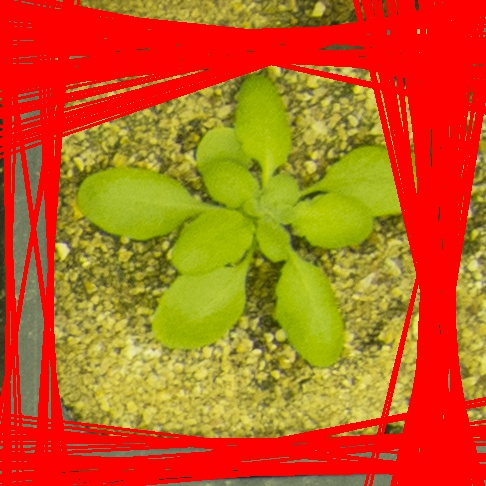
#> input picture scripts/houghlines3.jpg, 486 x 486 px
$ python shapes.py --image houghlines3.jpg
#> lines starting #> are read from the running program, lines starting #| are printed output that depends on the picture
import cv2
import numpy as np
from matplotlib import pyplot as plt
import argparse

# get some info from the user
ap = argparse.ArgumentParser()
ap.add_argument("-i", "--image", required = True,
	help = "Path to the image")
args = vars(ap.parse_args())
# Load the image and display it
input_image = cv2.imread(args["image"])
#> input_image is the input picture: shape (486, 486, 3); mean B, G, R 29, 95.6, 192.6

blue = (255, 0, 0)
cv2.circle(input_image, (246, 265), 200, blue, 5)
cv2.circle(input_image, (654, 254), 200, blue, 5)
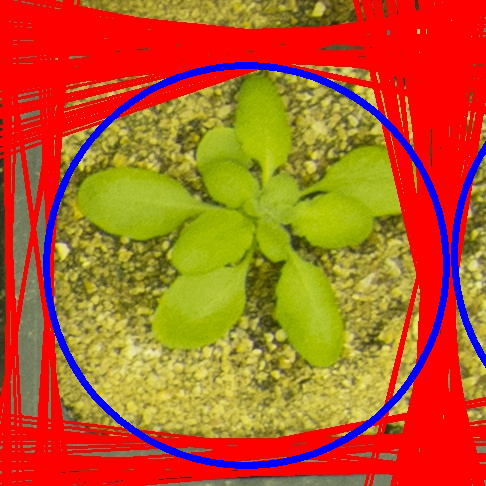
#> input_image: shape (486, 486, 3); mean B, G, R 39, 92.8, 183.2
cv2.circle(input_image, (651, 637), 200, blue, 5)
cv2.circle(input_image, (267, 1129), 200, blue, 5)
cv2.circle(input_image, (631, 1175), 200, blue, 5)
cv2.circle(input_image, (665, 1514), 200, blue, 5)
cv2.imshow("l_channel line", input_image)
cv2.waitKey(0)
